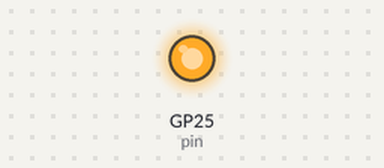
Recording of a program running on a simulated Raspberry Pi Pico running MicroPython. Shown: output pins drawn as LEDs (lit = HIGH).

Above: at 1.2 s.
At 3.7 s:
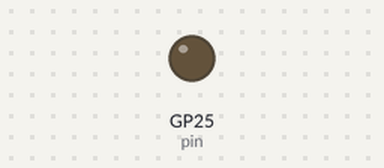
Timing chart, 0 to 6.5 s (numbered marks = the images above):
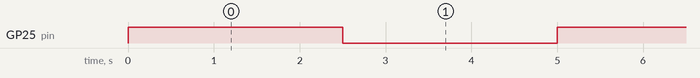

Measured:
- by itself, GP25 (pin): alternates HIGH for 2.5 s and LOW for 2.5 s

The program:

example_flash.py
```python
# Description: Example of flashing an LED on the board
from machine import Pin
from time import sleep
import config

pin = Pin("LED", Pin.OUT)

while True:
    pin.toggle()
    sleep(config.DURATION_OF_BLINK)
```

config.py
```python
DURATION_OF_BLINK = 2.5
```
